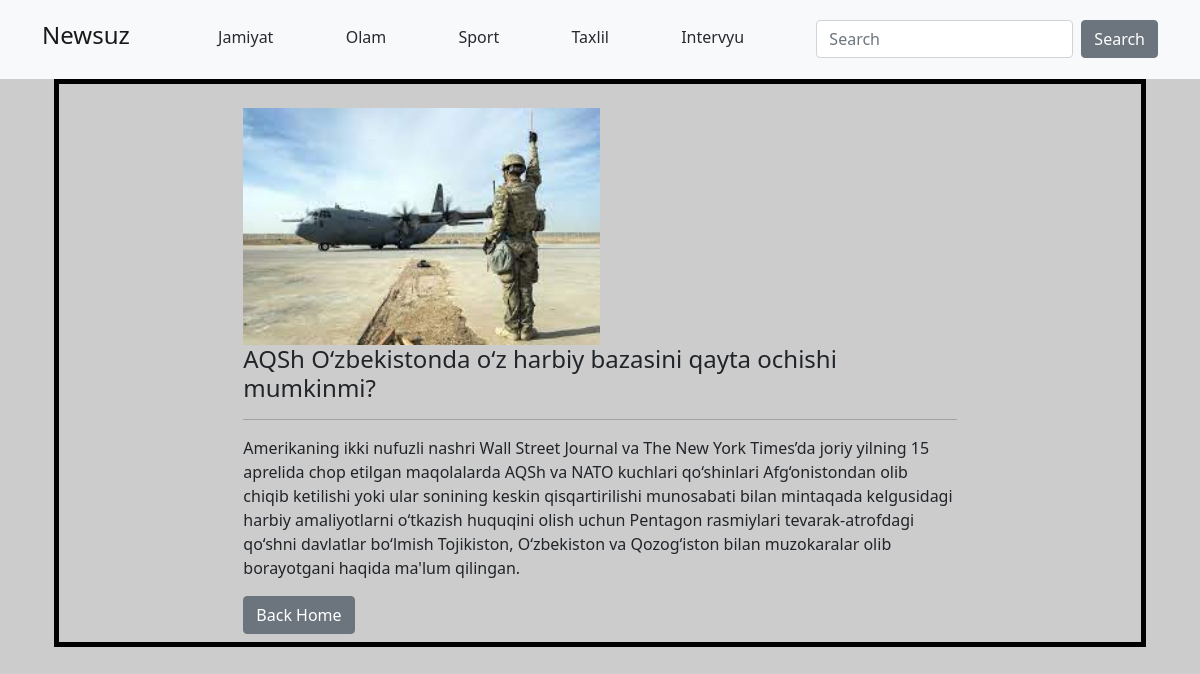
/news/18, run on the app's committed database.
### categories/models.py (models this page shows, shortened)
class CategoryModel(models.Model):
    title =models.CharField(max_length=150)
    class Meta:
        verbose_name = 'category'
        verbose_name_plural = 'categories'

### Newssite/models.py (models this page shows, shortened)
class NewsModel(models.Model):
    title = models.CharField(max_length=255)
    description = models.TextField()
    created_at = models.DateTimeField(auto_now_add=True)
    image = models.ImageField()
    category = models.ForeignKey(CategoryModel, on_delete=models.PROTECT, related_name='news', null=True)
    class Meta:
        verbose_name = 'new'
        verbose_name_plural = 'news'

### Newssite/views.py (the view)
# urls.py: path('news/<int:pk>', NewsDetailView.as_view(), name = 'detail')
class NewsDetailView(DetailView):
    template_name = 'details.html'
    model =  NewsModel
    queryset = NewsModel.objects.all()

### Website/context_processors.py (called while the page is built)
def get_categories(request):
    return {
        'categories': CategoryModel.objects.all()
    }

### templates/details.html
{% extends 'base.html' %}
{% block content %}
    <div class="container">
        <div style="border: 5px solid black;">
            <div class="row mb-2 mt-4">
                <div class="col-8 offset-2">
                    <img class="w-50" src="{{ object.image.url }}">
                    <h4>{{ object.title }}</h4>
                    <hr>
                    {{ object.description|safe }}
                    <div class="mt-3">
                        <a  href="{% url 'news:list' %}">
                            <button class="btn btn-secondary">Back Home</button>
                        </a>
                    </div>
                </div>
            </div>
        </div>
    </div>
{% endblock %}

### templates/layouts/header.html
<nav class="navbar navbar-light bg-light p-3">
    <div class="container">
        <a href="{% url 'news:list' %}" class="navbar-brand">
            <h4>Newsuz</h4>
        </a>
        {% for i in categories %}
            <a href="{% url 'news:category' pk=i.pk %}">
                <h6 class="mt-1">{{ i.title }}</h6>
            </a>
        {% endfor %}
        <form class="d-flex">
            <input value="{{ request.GET.q }}" name="q" class="form-control me-2" type="search" placeholder="Search"
                   aria-label="Search">
            <button class="btn btn-secondary" type="submit">Search</button>
        </form>
    </div>
</nav>

### templates/base.html (style rules this page uses)
body { background-color: #cccccc; }
a { text-decoration: none; color: rgb(38, 42, 48); }

### data on the page
CategoryModel: title "Jamiyat"
CategoryModel: title "Olam"
CategoryModel: title "Sport"
CategoryModel: title "Taxlil"
CategoryModel: title "Intervyu"
NewsModel: image (picture), title "AQSh O‘zbekistonda o‘z harbiy bazasini qayta ochishi mumkinmi?", description "Amerikaning ikki nufuzli nashri Wall Street Journal va The New York Times’da joriy yilning 15 aprelida chop etilgan maqolalarda AQSh va NATO kuchlari qo‘shinlari Afg‘onistondan olib chiqib ketilishi yoki ular sonining keskin qisqartirilishi munosabati bilan mintaqada kelgusidagi harbiy amaliyotlarni o‘tkazish huquqini olish uchun Pentagon rasmiylari tevarak-atrofdagi qo‘shni davlatlar bo‘lmish Tojikiston, O‘zbekiston va Qozog‘iston bilan muzokaralar olib borayotgani haqida ma'lum qilingan."
